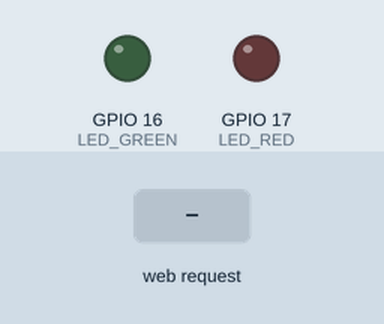
A sketch run on a simulated ESP32. Shown: output pins drawn as LEDs (lit = HIGH). The test bench sets the inputs (shaded band). WiFi joins after 1.5 s; servers stay silent unless stated; what the sketch prints to the serial monitor is not drawn.

Above: at 7.7 s.
7.8 s: HTTP request GET /on1 received
At 8.6 s:
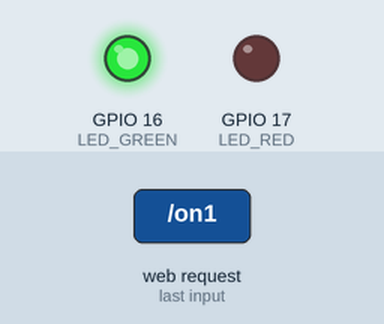
9.3 s: HTTP request GET /on2 received
At 9.7 s:
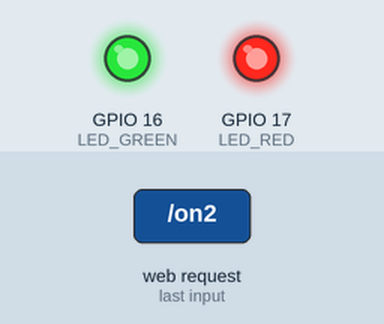
10.8 s: HTTP request GET /off1 received
At 12.0 s:
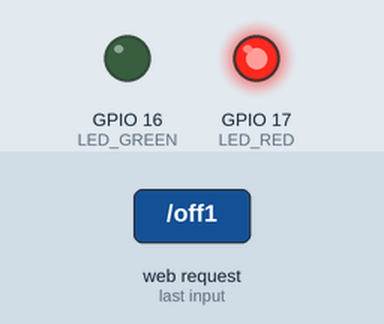
12.3 s: HTTP request GET /off2 received
At 13.2 s:
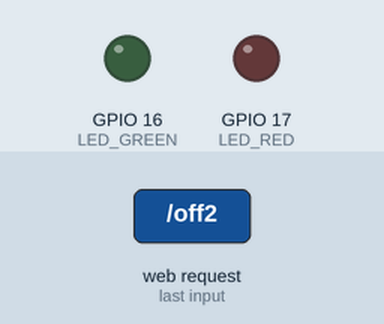
Timing chart, 0 to 14.8 s (numbered marks = the images above; inputs shaded):
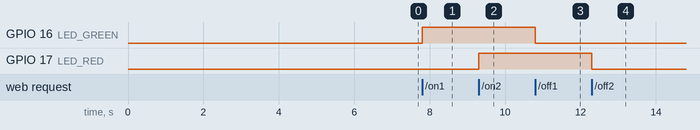

The sketch:

sketch_jan1a_Vitalik.ino
```cpp
// библиотека для работы с HTTP-протоколом
#include <HTTPClient.h>
// подключяем библиотеку для работы с Wi-Fi server
#include <WiFi.h>
// указываем пины, к которым подключены светодиоды
#define LED_GREEN 16
#define LED_RED   17
// вводим имя и пароль точки доступа
const char* ssid     = "TP-Link_E92A";
const char* password = "";
// инициализируем сервер на 80 порте
WiFiServer server(80);
// создаем буфер и счетчик для буфера
char lineBuf[80];
int charCount = 0;

void setup() {
    // запас времени на открытие монитора порта — 5 секунд
    delay(5000);
    // инициализируем контакты для светодиодов
    pinMode(LED_GREEN, OUTPUT);
    pinMode(LED_RED, OUTPUT);
    // инициализируем монитор порта
    Serial.begin(115200);
    // подключаемся к Wi-Fi сети
    Serial.println();
    Serial.println();
    Serial.print("Connecting to ");
    Serial.println(ssid);
    WiFi.begin(ssid, password);
    while(WiFi.status() != WL_CONNECTED) {
        delay(500);
        Serial.print(".");
    }
    Serial.println("");
    Serial.println("Wi-Fi connected");
    Serial.println("IP-address: ");
    // пишем IP-адрес в монитор порта
    Serial.println(WiFi.localIP());
    server.begin();
}

void loop() {
    // анализируем канал связи на наличие входящих клиентов
    WiFiClient client = server.available();
    if (client) {
        Serial.println("New client");
        memset(lineBuf, 0, sizeof(lineBuf));
        charCount = 0;
        // HTTP-запрос заканчивается пустой строкой
        boolean currentLineIsBlank = true;

        while (client.connected()) {
            if (client.available()) {
                char c = client.read();
                Serial.write(c);
                // считываем HTTP-запрос
                lineBuf[charCount] = c;
                if (charCount < sizeof(lineBuf) - 1) {
                    charCount++;
                }
                // на символ конца строки отправляем ответ
                if (c == '\n' && currentLineIsBlank) {
                    // отправляем стандартный заголовок HTTP-ответа
                    client.println("HTTP/1.1 200 OK");
                    client.println("Content-Type: text/html");
                    // тип контента: text/html
                    client.println("Connection: close");
                    // после отправки ответа связь будет отключена
                    client.println();
                    // формируем веб-страницу
                    String webPage = "<!DOCTYPE HTML>";
                    webPage +="<html>";
                    webPage +="  <head>";
                    webPage +="    <meta name=\"viewport\" content=\"width=device-width,";
                    webPage +="    initial-scale=1\">";
                    webPage +="  </head>";
                    webPage +="  <h1>ESP32 - Web Server</h1>";
                    webPage +="  <p>LED #1";
                    webPage +="    <a href=\"on1\">";
                    webPage +="      <button>ON</button>";
                    webPage +="    </a>&nbsp;";
                    webPage +="    <a href=\"off1\">";
                    webPage +="      <button>OFF</button>";
                    webPage +="    </a>";
                    webPage +="  </p>";
                    webPage +="  <p>LED #2";
                    webPage +="    <a href=\"on2\">";
                    webPage +="      <button>ON</button>";
                    webPage +="    </a>&nbsp;";
                    webPage +="    <a href=\"off2\">";
                    webPage +="      <button>OFF</button>";
                    webPage +="    </a>";
                    webPage +="  </p>";
                    webPage +="</html>";
                    client.println(webPage);
                    break;
                }

                if (c == '\n') {
                    // анализируем буфер на наличие запросов
                    // если есть запрос, меняем состояние светодиода
                    currentLineIsBlank = true;
                    if (strstr(lineBuf, "GET /on1") != NULL) {
                        Serial.println("LED 1 ON");
                        digitalWrite(LED_GREEN, HIGH);
                    } else if (strstr(lineBuf, "GET /off1") != NULL) {
                        Serial.println("LED 1 OFF");
                        digitalWrite(LED_GREEN, LOW);
                    } else if (strstr(lineBuf, "GET /on2") != NULL) {
                        Serial.println("LED 2 ON");
                        digitalWrite(LED_RED, HIGH);
                    } else if (strstr(lineBuf, "GET /off2") != NULL) {
                        Serial.println("LED 2 OFF");
                        digitalWrite(LED_RED, LOW);
                    } else if (strstr(lineBuf, "GET /status") != NULL) {
                        int val = 0;      // variable to store the read value
                        Serial.println("GET PIN 16 status");
                        val = digitalRead(LED_GREEN);
                        Serial.println("Staus = " +  String(val));
                        String webPage ="";
                        client.println("HTTP/1.1 200 OK");
                        client.println("Content-Type: application/json");
                        client.println("Connection: close");
                        // после отправки ответа связь будет отключена
                        client.println();
                        webPage +="{";
                        webPage +="\"status\" : " + String(val);
                        webPage +="}";
                        Serial.println("webPage = " +  webPage);
                        client.println(webPage);
                        break;
                    }
                    // начинаем новую строку
                    currentLineIsBlank = true;
                    memset(lineBuf, 0, sizeof(lineBuf));
                    charCount = 0;
                } else if (c != '\r') {
                    // в строке попался новый символ
                    currentLineIsBlank = false;
                }
            }
        }
        // даем веб-браузеру время, чтобы получить данные
        delay(1);
        // закрываем соединение
        client.stop();
        Serial.println("client disconnected");
    }
}
```

Measured:
- after the input at 7.8 s, GPIO 16 (LED_GREEN): LOW → HIGH at once
- after the input at 9.3 s, GPIO 17 (LED_RED): LOW → HIGH at once
- after the input at 10.8 s, GPIO 16 (LED_GREEN): HIGH → LOW at once
- after the input at 12.3 s, GPIO 17 (LED_RED): HIGH → LOW at once
